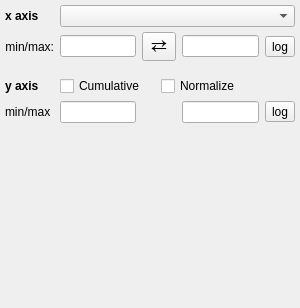
<?xml version="1.0" encoding="UTF-8"?>
<ui version="4.0">
 <class>Widget</class>
 <widget class="QWidget" name="Widget">
  <property name="geometry">
   <rect>
    <x>0</x>
    <y>0</y>
    <width>300</width>
    <height>308</height>
   </rect>
  </property>
  <property name="windowTitle">
   <string>1D Histogram</string>
  </property>
  <layout class="QGridLayout" name="gridLayout_5">
   <property name="verticalSpacing">
    <number>5</number>
   </property>
   <property name="margin">
    <number>5</number>
   </property>
   <item row="7" column="3">
    <widget class="QLineEdit" name="valuetext_y_min"/>
   </item>
   <item row="7" column="6">
    <widget class="QToolButton" name="bool_log_y">
     <property name="text">
      <string>log</string>
     </property>
     <property name="checkable">
      <bool>true</bool>
     </property>
    </widget>
   </item>
   <item row="1" column="2">
    <widget class="QLabel" name="label_2">
     <property name="text">
      <string>min/max:</string>
     </property>
     <property name="alignment">
      <set>Qt::AlignRight|Qt::AlignTrailing|Qt::AlignVCenter</set>
     </property>
    </widget>
   </item>
   <item row="2" column="3">
    <spacer name="verticalSpacer_2">
     <property name="orientation">
      <enum>Qt::Vertical</enum>
     </property>
     <property name="sizeType">
      <enum>QSizePolicy::Fixed</enum>
     </property>
     <property name="sizeHint" stdset="0">
      <size>
       <width>20</width>
       <height>10</height>
      </size>
     </property>
    </spacer>
   </item>
   <item row="7" column="2">
    <widget class="QLabel" name="label_5">
     <property name="text">
      <string>min/max</string>
     </property>
    </widget>
   </item>
   <item row="1" column="5">
    <widget class="QLineEdit" name="valuetext_x_max"/>
   </item>
   <item row="4" column="2">
    <widget class="QLabel" name="label_4">
     <property name="font">
      <font>
       <weight>75</weight>
       <bold>true</bold>
      </font>
     </property>
     <property name="text">
      <string>y axis</string>
     </property>
    </widget>
   </item>
   <item row="8" column="3">
    <spacer name="verticalSpacer">
     <property name="orientation">
      <enum>Qt::Vertical</enum>
     </property>
     <property name="sizeHint" stdset="0">
      <size>
       <width>20</width>
       <height>40</height>
      </size>
     </property>
    </spacer>
   </item>
   <item row="1" column="6">
    <widget class="QToolButton" name="bool_log_x">
     <property name="text">
      <string>log</string>
     </property>
     <property name="checkable">
      <bool>true</bool>
     </property>
    </widget>
   </item>
   <item row="1" column="4">
    <widget class="QToolButton" name="button_flip_x">
     <property name="font">
      <font>
       <pointsize>14</pointsize>
      </font>
     </property>
     <property name="styleSheet">
      <string notr="true">padding: 0px</string>
     </property>
     <property name="text">
      <string>⇄</string>
     </property>
    </widget>
   </item>
   <item row="1" column="3">
    <widget class="QLineEdit" name="valuetext_x_min"/>
   </item>
   <item row="0" column="3" colspan="4">
    <widget class="QComboBox" name="combodata_xatt">
     <property name="sizeAdjustPolicy">
      <enum>QComboBox::AdjustToMinimumContentsLength</enum>
     </property>
    </widget>
   </item>
   <item row="7" column="5">
    <widget class="QLineEdit" name="valuetext_y_max"/>
   </item>
   <item row="0" column="2">
    <widget class="QLabel" name="label_3">
     <property name="font">
      <font>
       <weight>75</weight>
       <bold>true</bold>
      </font>
     </property>
     <property name="text">
      <string>x axis</string>
     </property>
    </widget>
   </item>
   <item row="4" column="3" colspan="4">
    <layout class="QHBoxLayout" name="horizontalLayout">
     <property name="margin">
      <number>0</number>
     </property>
     <item>
      <widget class="QCheckBox" name="bool_cumulative">
       <property name="text">
        <string>Cumulative</string>
       </property>
      </widget>
     </item>
     <item>
      <spacer name="horizontalSpacer_2">
       <property name="orientation">
        <enum>Qt::Horizontal</enum>
       </property>
       <property name="sizeType">
        <enum>QSizePolicy::Fixed</enum>
       </property>
       <property name="sizeHint" stdset="0">
        <size>
         <width>10</width>
         <height>20</height>
        </size>
       </property>
      </spacer>
     </item>
     <item>
      <widget class="QCheckBox" name="bool_normalize">
       <property name="text">
        <string>Normalize</string>
       </property>
      </widget>
     </item>
     <item>
      <spacer name="horizontalSpacer">
       <property name="orientation">
        <enum>Qt::Horizontal</enum>
       </property>
       <property name="sizeHint" stdset="0">
        <size>
         <width>40</width>
         <height>20</height>
        </size>
       </property>
      </spacer>
     </item>
    </layout>
   </item>
  </layout>
 </widget>
 <layoutdefault spacing="6" margin="11"/>
 <resources/>
 <connections/>
</ui>
